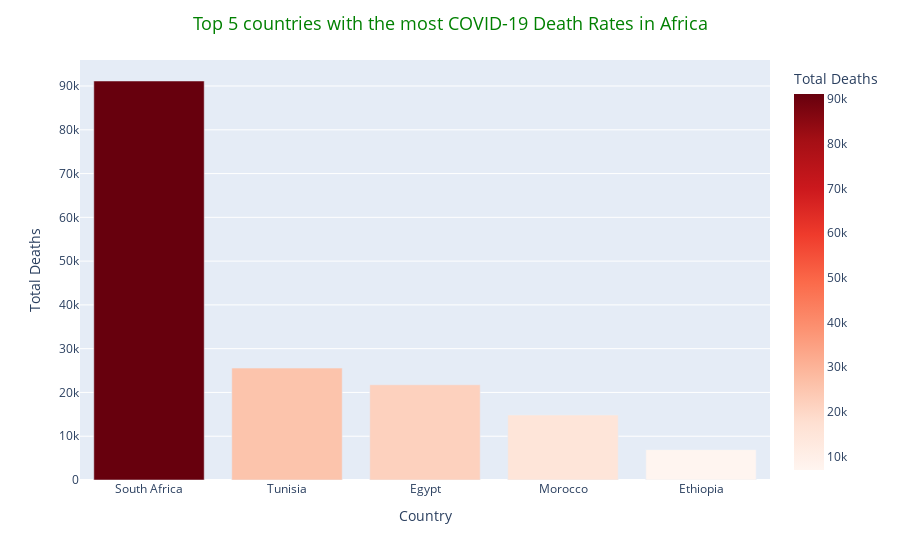

Notebook source saved alongside this figure:
### Code cell
df1 = df.sort_values(by = ['Total Deaths'],ascending = False).reset_index().head(5)

Rates= px.bar(df1, x = 'Country', y = 'Total Deaths', color = 'Total Deaths',
             color_continuous_scale = 'reds')

Rates.update_layout(title = 'Top 5 countries with the most COVID-19 Death Rates in Africa',
                  title_x = 0.5,
                  title_font = dict(size = 18, color = 'Green'))
Rates.show()

### Figure 1 — Plotly figure (JSON) as saved in the notebook; plotly's stock layout.template omitted (floating-point values rounded to 4 significant figures)
{"data": [{"alignmentgroup": "True", "hovertemplate": "Country=%{x}<br>Total Deaths=%{marker.color}<extra></extra>", "legendgroup": "", "marker": {"color": [91145, 25569, 21752, 14849, 6937], "coloraxis": "coloraxis", "pattern": {"shape": ""}}, "name": "", "offsetgroup": "", "orientation": "v", "showlegend": false, "textposition": "auto", "type": "bar", "x": ["South Africa", "Tunisia", "Egypt", "Morocco", "Ethiopia"], "xaxis": "x", "y": [91145, 25569, 21752, 14849, 6937], "yaxis": "y"}], "layout": {"barmode": "relative", "coloraxis": {"colorbar": {"title": {"text": "Total Deaths"}}, "colorscale": [[0, "rgb(255,245,240)"], [0.125, "rgb(254,224,210)"], [0.25, "rgb(252,187,161)"], [0.375, "rgb(252,146,114)"], [0.5, "rgb(251,106,74)"], [0.625, "rgb(239,59,44)"], [0.75, "rgb(203,24,29)"], [0.875, "rgb(165,15,21)"], [1, "rgb(103,0,13)"]]}, "legend": {"tracegroupgap": 0}, "margin": {"t": 60}, "title": {"font": {"color": "Green", "size": 18}, "text": "Top 5 countries with the most COVID-19 Death Rates in Africa", "x": 0.5}, "xaxis": {"anchor": "y", "domain": [0, 1], "title": {"text": "Country"}}, "yaxis": {"anchor": "x", "domain": [0, 1], "title": {"text": "Total Deaths"}}}}
